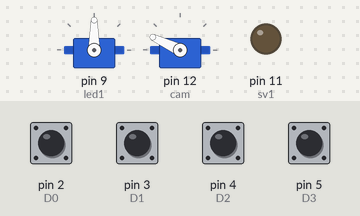
Bench run of a sketch on a simulated Arduino Uno, built with avr-gcc and run on an emulated ATmega328P. On the bench: 2 × servo, output pins drawn as LEDs (lit = HIGH). Inputs (shaded band) come from the test bench; at power-on: pin 2 (D0), pin 3 (D1), pin 4 (D2), pin 5 (D3) HIGH.

Above: at 1.2 s.
1.3 s: pin 2 (D0) pulled LOW for 0.15 s
At 1.37 s:
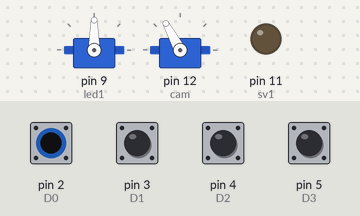
2.9 s: pin 5 (D3) pulled LOW for 0.15 s
At 2.97 s:
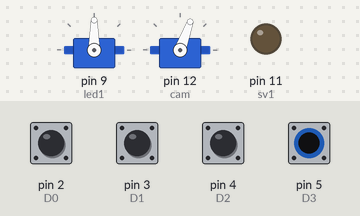
4.5 s: pin 3 (D1) pulled LOW for 0.15 s
At 5.4 s:
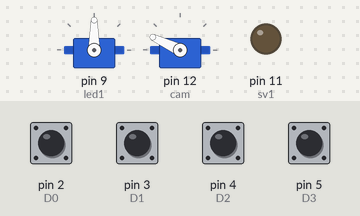
6.1 s: pin 4 (D2) pulled LOW for 0.15 s
At 6.6 s:
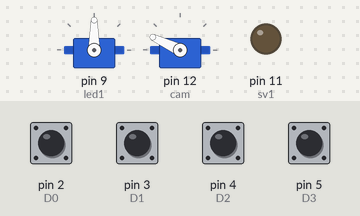
7.7 s: pin 3 (D1) driven LOW and pin 4 (D2) driven LOW
At 8.3 s:
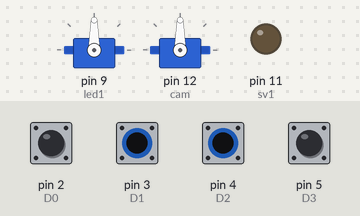
9.2 s: pin 5 (D3) pulled LOW for 1 s
At 9.5 s:
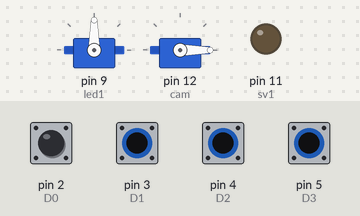
Timing chart, 0 to 12.2 s (numbered marks = the images above; inputs shaded):
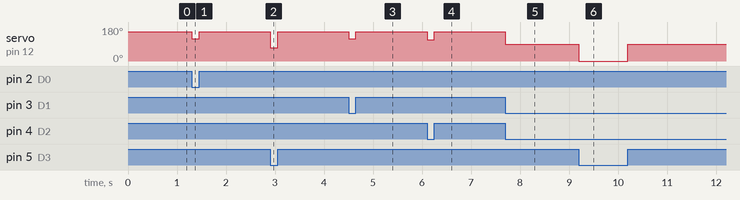

Measured:
- after the input at 1.3 s, servo on pin 12 (cam): 155° → 118° at once, → 155° 0.15 s later
- after the input at 2.9 s, servo on pin 12 (cam): 155° → 70° at once, → 155° 0.15 s later
- after the input at 4.5 s, servo on pin 12 (cam): 155° → 117° at once, → 155° 0.15 s later
- after the input at 6.1 s, servo on pin 12 (cam): 155° → 112° at once, → 155° 0.15 s later
- after the input at 7.7 s, servo on pin 12 (cam): 155° → 90° at once
- after the input at 9.2 s, servo on pin 12 (cam): 90° → 0° at once, → 90° 1.0 s later

The sketch:

Bac_phanh.ino
```cpp
#include <Servo.h>
Servo myservo;
Servo myservo1;
const int D0 = 2;       //Raspberry pin 27    LSB
const int D1 = 3;       //Raspberry pin 25
const int D2 = 4;       //Raspberry pin 23
const int D3 = 5;       //Raspberry pin 24    MSB

int sv1 = 11;
int led1 = 9;
int cam = 12;
int a,b,c,d,data;
int pos = 0;
void setup() {

pinMode(D0, INPUT_PULLUP);
pinMode(D1, INPUT_PULLUP);
pinMode(D2, INPUT_PULLUP);
pinMode(D3, INPUT_PULLUP);

pinMode(led1, OUTPUT);
pinMode(sv1,OUTPUT);
pinMode(cam,OUTPUT);
myservo1.attach(led1);
myservo.attach(cam);

}

void Data()
{
   a = digitalRead(D0);
   b = digitalRead(D1);
   c = digitalRead(D2);
   d = digitalRead(D3);

   data = 8*d+4*c+2*b+a;
}

void Servo1()
{
  myservo.write(0);// off cam

  }
void Servo2()
{
  myservo.write(122); // on cam
  }
void Servo3()
{
  myservo1.write(55); // chua phanh
  }
void Servo4()
{
  myservo1.write(15);// da phanh
  }
void Servo5()
{
  digitalWrite(sv1,HIGH); // den on
  }
void Servo6()
{
  digitalWrite(sv1,LOW); // den off
  }
void Servo7()
{
  myservo.write(70);
  }
void Servo8()
{
  myservo.write(80);
  }
void Servo9()
{
  myservo.write(90);
  }
void Servo10()
{
  myservo.write(100);
  }
void Servo11()
{
  myservo.write(112);
  }
void Servo12()
{
  myservo.write(114);
}
void Servo13()
{
  myservo.write(117);
  }
void Servo14()
{
  myservo.write(118);
  }
void Servo15()
{
  myservo.write(155);
  }
void Servo16()
{
  myservo.write(160);
  }
void Servo17()
{
  myservo.write(170);
  }
void Servo18()
{
  myservo.write(179);
  }


void LedPhai()
{
  digitalWrite(led1,HIGH);
  delay(1000);
  digitalWrite(led1,LOW);
  delay(1000);
  }

void loop()
{
  Data();
  if(data==1)
  {
    Servo1();
    }
  else if(data==2)
  {
    Servo2();
    }
  else if(data==3)
  {
    Servo3();
    }
  else if(data==4)
  {
    Servo4();
    }
  else if(data==5)
  {
    Servo5();
    }
  else if(data==6)
  {
    Servo6();
    }
  else if(data==7)
  {
    Servo7();
    }
  else if(data==8)
  {
    Servo8();
    }
  else if(data==9)
  {
    Servo9();
    }
  else if(data==10)
  {
    Servo10();
    }
  else if(data==11)
  {
    Servo11();
    }
  else if(data==12)
  {
    Servo12();
    }
  else if(data==13)
  {
    Servo13();
    }
  else if(data==14)
  {
    Servo14();
    }
  else if(data==15)
  {
    Servo15();
    }
  else if(data==16)
  {
    Servo16();
    }
  else if(data==17)
  {
    Servo17();
    }
  else
  {
    Servo18();
    }
  }
```
